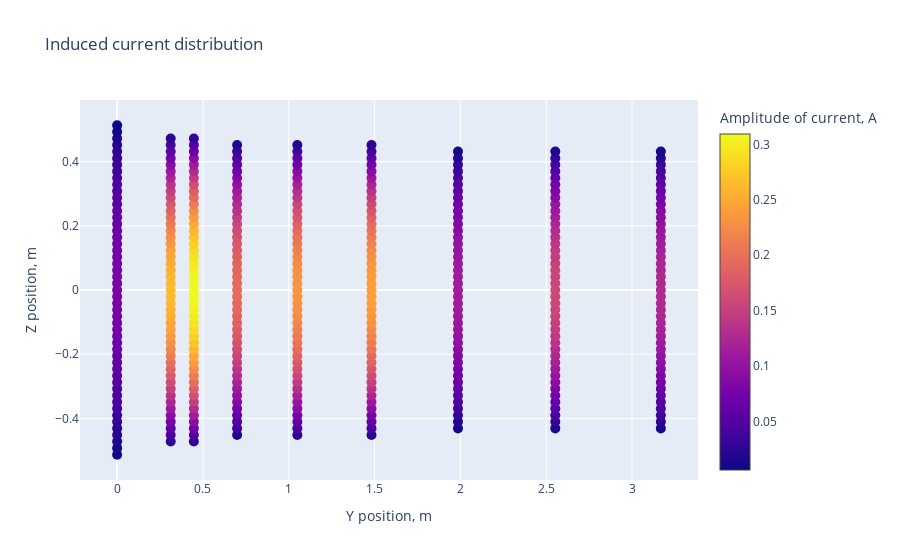
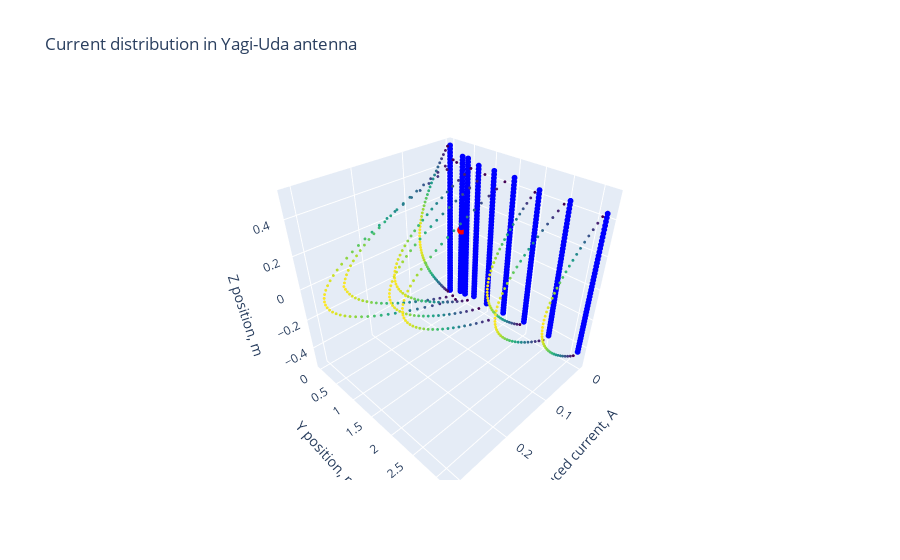

The cell these charts' notebook holds for them, in order:
### Code cell
from yagi_visualization import plot_2dmodel, plot_together, plot_separately, current_distribution_2d, current_distribution_3d
import matplotlib.pyplot as plt

plt.polar(phi, E_total/np.max(E_total), label = "Total far field")
plt.title("Normalized DP (146 MHz)")
plt.legend()
plot_2dmodel(R, source_position, sum(element_num), delta_z)
plot_together(R_block, current_block)
plot_separately(R_block, current_block)
current_distribution_2d(R, current)
current_distribution_3d(R, source_position, R_block, current_block)
